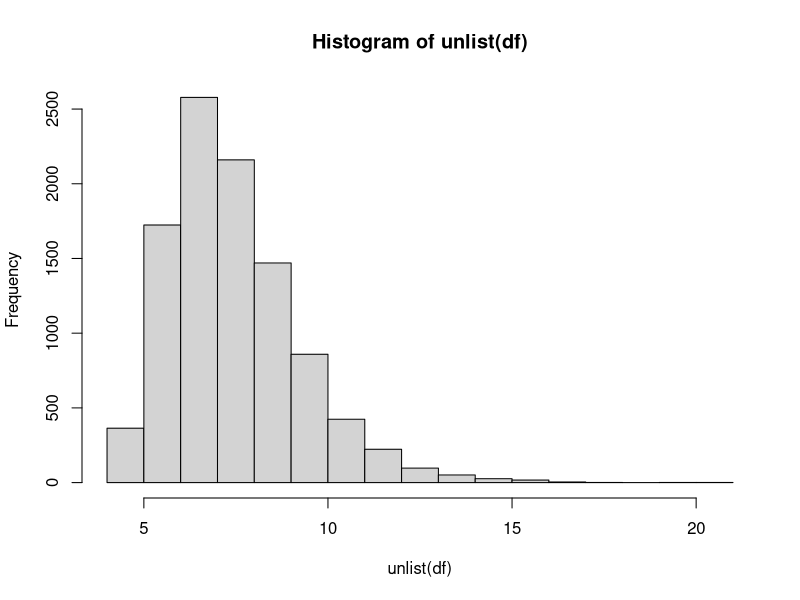

The R source for this figure:
## ---- chunk 1
# Copy and paste the code from the top of chapter 2.
# Then, edit the functions simulate_X and check_if_X_in_A

library(dplyr)

# First, write a function to simulate X
simulate_X = function(){
  return(rbinom(n = 1, size = 10, p = 5/10))
}

# Second, write a function to evaluate whether X \in A.
check_if_X_in_A = function(X){
  return(X  > 9)
}
r = 10000
monte_carlo = data.frame(replicate = 1:r, 
                         X = rep(NA,r), 
                         X_in_A = rep(NA, r)) 
for(i in 1:r){
  monte_carlo$X[i] = simulate_X()
  monte_carlo$X_in_A[i] = check_if_X_in_A(monte_carlo$X[i])
}

monte_carlo = as_tibble(monte_carlo)
monte_carlo %>% summarise(mean(X_in_A))
## ---- chunk 2
  # First, write a function to simulate X
simulate_X = function(){
  return(rbinom(n = 50, size = 50, p = 5/50))
}

# Second, write a function to evaluate whether X \in A.
check_if_X_in_A = function(X){
  return(X  > 9)
}

r = 10000
monte_carlo = data.frame(replicate = 1:r, 
                         X = rep(NA,r), 
                         X_in_A = rep(NA, r)) 
for(i in 1:r){
  monte_carlo$X[i] = simulate_X()
  monte_carlo$X_in_A[i] = check_if_X_in_A(monte_carlo$X[i])
 
}

monte_carlo = as_tibble(monte_carlo)
monte_carlo %>% summarise(mean(X_in_A))
## ---- chunk 3
  # First, write a function to simulate X
simulate_X = function(){
  return(rbinom(n = 100, size = 100, p = 5/100))
}

# Second, write a function to evaluate whether X \in A.
check_if_X_in_A = function(X){
  return(X  > 9)
}

r = 10000
monte_carlo = data.frame(replicate = 1:r, 
                         X = rep(NA,r), 
                         X_in_A = rep(NA, r)) 
for(i in 1:r){
  monte_carlo$X[i] = simulate_X()
  monte_carlo$X_in_A[i] = check_if_X_in_A(monte_carlo$X[i])

}

monte_carlo = as_tibble(monte_carlo)
monte_carlo %>% summarise(mean(X_in_A))
## ---- chunk 4
  # First, write a function to simulate X
simulate_X = function(){
  return(rpois(n = 1, lambda = 5))
}

# Second, write a function to evaluate whether X \in A.
check_if_X_in_A = function(X){
  return(X  > 9)
}

r = 10000
monte_carlo = data.frame(replicate = 1:r, 
                         X = rep(NA,r), 
                         X_in_A = rep(NA, r)) 
for(i in 1:r){
  monte_carlo$X[i] = simulate_X()
  monte_carlo$X_in_A[i] = check_if_X_in_A(monte_carlo$X[i])
}

monte_carlo = as_tibble(monte_carlo)
monte_carlo %>% summarise(mean(X_in_A))
## ---- chunk 5
# First, write a function to simulate X
simulate_X = function(){
  return(rnorm(1))
}

# Second, write a function to evaluate whether X \in A.
check_if_X_in_A = function(X){
  return(X  > 1.96)
}

# r = 100000 ~ 0.02487
# r = 10000  ~ 0.0241
# r = 1000   ~ 0.024
r = 100000
monte_carlo = data.frame(replicate = 1:r, 
                         X = rep(NA,r), 
                         X_in_A = rep(NA, r)) 
for(i in 1:r){
  monte_carlo$X[i] = simulate_X()
  monte_carlo$X_in_A[i] = check_if_X_in_A(monte_carlo$X[i])
}

monte_carlo = as_tibble(monte_carlo)
monte_carlo %>% summarise(mean(X_in_A))
## ---- chunk 6
# Copy and paste the code from the top of chapter 2.
# Then, edit the functions simulate_X and check_if_X_in_A

# First, write a function to simulate X
simulate_X = function(){
  return(rbinom(n = 1, size = 16, prob = 0.5))
}

# Second, write a function to evaluate whether X \in A.
check_if_X_in_A = function(X){
  return(X  >= 13)
}

# Now, we are going to do it lots of times.  
# Let's arrange the simulations in a data.frame with three columns
r = 10000
monte_carlo = data.frame(replicate = 1:r, 
                         X = rep(NA,r), 
                         X_in_A = rep(NA, r)) 
for(i in 1:r){
  monte_carlo$X[i] = simulate_X()
  monte_carlo$X_in_A[i] = check_if_X_in_A(monte_carlo$X[i])
}

monte_carlo = as_tibble(monte_carlo)
monte_carlo %>% summarise(mean(X_in_A))

# about 1.2% chance packers win 13 or more games / 16 games
## ---- chunk 7
# paste your code from last week here:
myFlips = "HTHHTHTHTTHHHTHTHTHHHTHTHTHHHHTHHTTTTTHTHHTHTHHTHHHTHHTHHTHHTTTTTTTHHTTHTTHTHTHTHTHHHTHTTHTHTTHTHHTHTHTHTHTTHTHTTTTTTTHTTHTHHTHHTHHTHTHTHHTHTHTHTHTHHTHTTHTHHTHTHTHHTHTHTHTHTTHTHTHTTHTHHTHTHTHTHTHTTTHT"
nchar(myFlips)  #make sure it length 200
## ---- chunk 8
flips  = sample(c("H","T"), 200,replace=T)
## ---- chunk 9
# you are welcome to trust that this function works.
# but I would encourage you to look at the function to ensure that it makes sense to you.
#  if you find an error, please let me know!  :)

longestRun = function(flips){
  # the first flip is always a run of length 1.
  MaxRunSoFar = 1
  currentRun = 1
  
  for(i in 2:length(flips)){ # for every flip
    # if it is equal to the last flip
    if(flips[i]==flips[i-1]){
      # then increase the length of the currentRun
      currentRun = currentRun + 1
      # and if the run is larger than the maxRunSoFar, redefine that.
      if(currentRun>MaxRunSoFar) MaxRunSoFar = currentRun
    }
    # otherwise, 
    if(flips[i]!=flips[i-1]){
      # set the current run back to 1
      currentRun=1
  }
  }
  return(MaxRunSoFar)
}
## ---- chunk 10
df <- NULL
  for(i in 1:10000){
    new <- longestRun(sample(c("H","T"), 200,replace=T))
    df = rbind(df, data.frame(as.numeric(new)))
  }
hist(unlist(df))
## ---- chunk 11
# split up the characters:  
x <-unlist(strsplit(myFlips, split = ""))  
# find your longest run:
longestRun(x)
